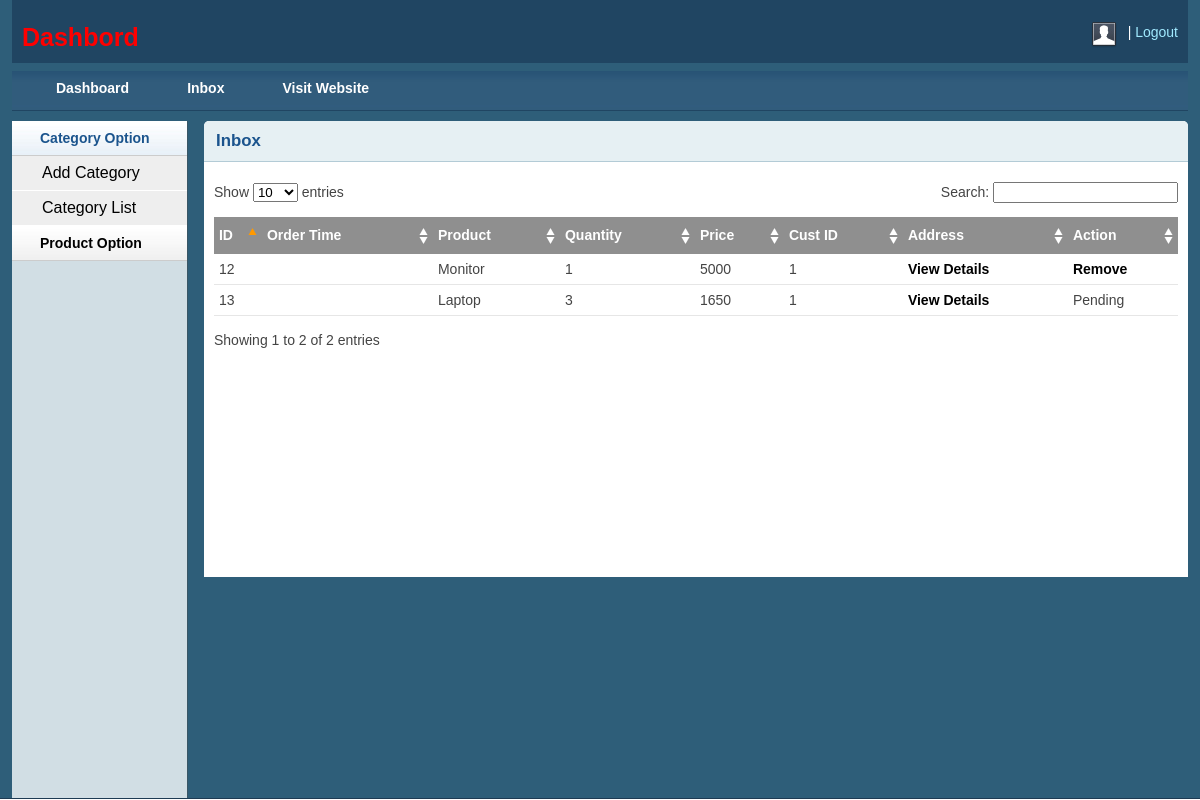
Page /admin/inbox.php (signed in) on the committed database.
### tables this page shows
CREATE TABLE `tbl_order` (
  `id` int(11) NOT NULL,
  `cmrId` int(11) NOT NULL,
  `productId` int(11) NOT NULL,
  `productName` varchar(255) NOT NULL,
  `quantity` int(11) NOT NULL,
  `price` float NOT NULL,
  `image` varchar(255) NOT NULL,
  `date` datetime NOT NULL DEFAULT CURRENT_TIMESTAMP,
  `status` int(11) NOT NULL DEFAULT '0'
);

### lib/Database.php (called while the page is built, shortened)
<?php
class Database
{
    public $host   = DB_HOST;
    public $user   = DB_USER;
    public $pass   = DB_PASS;
    public $dbname = DB_NAME;
    public $link;
    private function connectDB()
    {
        $this->link = new mysqli(
            $this->host,
            $this->user,
            $this->pass,
            $this->dbname
        );
    }
    public function select($query)
    {
        $result = $this->link->query($query) or
        die($this->link->error . __LINE__);
        if ($result->num_rows > 0) {
            return $result;
        } else {
            return false;
        }
    }
}

### classes/Cart.php (called while the page is built, shortened)
<?php
$filepath = realpath(dirname(__FILE__));
include_once($filepath.'/../lib/Database.php');
 ?>
<?php
class Cart
{
    private $db;
    public function __construct()
    {
        $this->db = new Database();
    }
    public function getAllOrderProduct()
    {
        $query = "SELECT * FROM tbl_order ORDER BY date DESC";
        $result = $this->db->select($query);
        return $result;
    }
}

### admin/inbox.php (the view, shortened to what this page needs)
<?php include 'inc/header.php';?>
<?php include 'inc/sidebar.php';?>
<?php
$filepath = realpath(dirname(__FILE__));
include_once($filepath.'/../classes/Cart.php');
$ct = new Cart();
$fm = new Format();
?>
        <div class="grid_10">
            <div class="box round first grid">
                <h2>Inbox</h2>
                <div class="block">
                    <table class="data display datatable" id="example">
					<thead>
						<tr>
							<th>ID</th>
							<th>Order Time</th>
							<th>Product</th>
							<th>Quantity</th>
							<th>Price</th>
							<th>Cust ID</th>
							<th>Address</th>
							<th>Action</th>
						</tr>
					</thead>
					<tbody>
						<?php
                        $getOrder = $ct->getAllOrderProduct();
                        if ($getOrder) {
                            while ($result = $getOrder->fetch_assoc()) {
                                ?>
						<tr class="odd gradeX">
							<td><?php echo $result['id']; ?></td>
							<td><?php echo $fm->formatDate($result['date']); ?></td>
							<td><?php echo $result['productName']; ?></td>
							<td><?php echo $result['quantity']; ?></td>
							<td><?php echo $result['price']; ?></td>
							<td><?php echo $result['cmrId']; ?></td>
							<td><a href="customer.php?custId=<?php echo $result['cmrId']; ?>">View Details</a></td>
							<?php if ($result['status'] == '0') {
                                    ?>
							<td><a href="?shiftid=<?php echo $result['cmrId']; ?>&price=<?php echo $result['price']; ?>&time=<?php echo $result['date']; ?>">Shifted</a></td>
                                <?php
                                } elseif ($result['status'] == '1') {
                                    ?>
                                <td>Pending</td>
                                <?php
                                } else {
                                    ?>
                                <td><a href="?delproid=<?php echo $result['cmrId']; ?>&price=<?php echo $result['price']; ?>&time=<?php echo $result['date']; ?>">Remove</a></td>
							<?php
                                } ?>
						</tr>
						<?php
                            }
                        } ?>
					</tbody>
				</table>
               </div>
            </div>
        </div>
<?php include 'inc/footer.php';?>

### admin/css/layout.css (style rules this page uses)
body { background: #fff none repeat scroll 0 0; color: #444; font-size: 14px; padding: 0; }
a { color: #000; font-weight:bold; text-decoration: none; }
h1, h2, h3, h4, h5, h6 { line-height:1.2em; margin-bottom:.3em; }
h2 { margin-top:1em; }
.box { background:#fff; margin-bottom:20px; padding:10px 10px 10px 10px; margin-left:-8px; }
.box.grid { padding-bottom:40px; }
.box.round { -moz-border-radius: 5px 5px 0px 0px; -webkit-border-radius: 5px 5px 0px 0px; border-radius: 5px 5px 0px 0px; }
.box h2 { font-size:1.2em; font-weight:bold; color:#1B548D; background:#E6F0F3; margin:-10px -10px 0 -10px; padding:10px 12px; border-bottom:1px solid #B3CBD6; -moz-border-radius: 5px 5px 0px 0px; -webkit-border-radius: 5px 5px 0px 0px; border-radius: 5px 5px 0px 0px; }
.box.first { min-height: 406px; }
.block { padding-top:20px; }
.block { padding-bottom:1px; }
table.display { margin: 0 auto; clear: both; width: 100%; }
.sorting_asc { background: #8f8f8f url(../img/table/sort_asc.png) no-repeat center right; padding:8px 5px; text-align:left; color:#fff; }
.sorting { background:#8f8f8f url(../img/table/sort_both.png) no-repeat center right; padding:8px 5px; text-align:left; color:#fff; }
tr.odd { height: 30px; line-height: 30px; border-bottom:1px solid #e6e6e6; }
tr.even { height: 30px; line-height: 30px; border-bottom:1px solid #e6e6e6; }
tr.odd td, tr.even td { padding-left:5px; }

### rows in the picture
tbl_order: id "12", productName "Monitor", quantity "1", price "5000", cmrId "1"
tbl_order: id "13", productName "Laptop", quantity "3", price "1650", cmrId "1", status "Pending"
